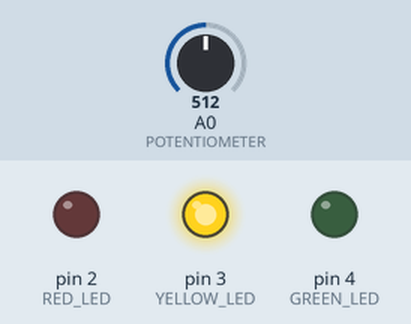
Bench run of a sketch on a simulated Arduino Uno, built with avr-gcc and run on an emulated ATmega328P. Shown: output pins drawn as LEDs (lit = HIGH). The inputs (shaded band) are chosen by the test bench; at power-on: A0 (POTENTIOMETER) = 512.

Above: at 1.2 s.
1.3 s: A0 (POTENTIOMETER) set to 427
2.8 s: A0 (POTENTIOMETER) set to 395
At 3.9 s:
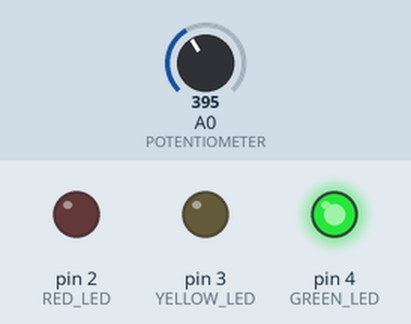
4.3 s: A0 (POTENTIOMETER) set to 900
At 5.0 s:
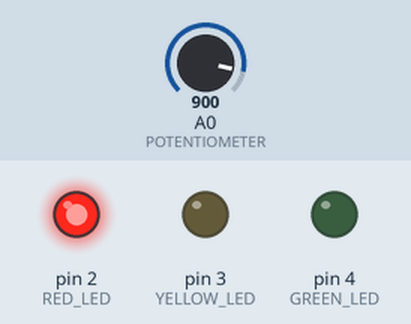
5.8 s: A0 (POTENTIOMETER) set to 837
7.3 s: A0 (POTENTIOMETER) set to 810
At 8.5 s:
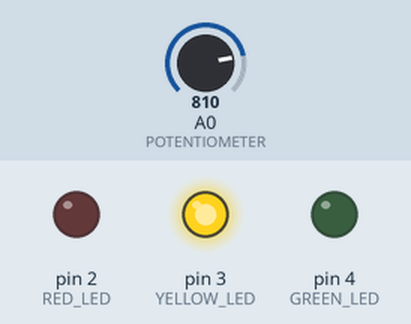
8.8 s: A0 (POTENTIOMETER) set to 1023
At 9.6 s:
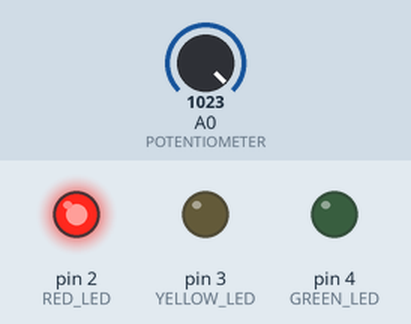
Timing chart, 0 to 11.3 s (numbered marks = the images above; inputs shaded):
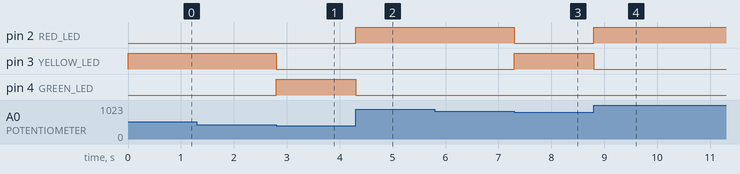

Measured:
- the behaviour switches between 410 and 409 on A0 (POTENTIOMETER) (found by bisection; images 0 and 1)
- the behaviour switches between 819 and 818 on A0 (POTENTIOMETER) (found by bisection; images 2 and 3)
- after the input at 1.3 s, every drawn part: stays the same
- after the input at 2.8 s, pin 3 (YELLOW_LED): HIGH → LOW at once; pin 4 (GREEN_LED): LOW → HIGH at once
- after the input at 4.3 s, pin 2 (RED_LED): LOW → HIGH at once; pin 4 (GREEN_LED): HIGH → LOW at once
- after the input at 5.8 s, every drawn part: stays the same
- after the input at 7.3 s, pin 2 (RED_LED): HIGH → LOW at once; pin 3 (YELLOW_LED): LOW → HIGH at once
- after the input at 8.8 s, pin 2 (RED_LED): LOW → HIGH at once; pin 3 (YELLOW_LED): HIGH → LOW at once

The sketch:

simple_potentiometer.ino
```cpp
// Define the pin numbers for the LEDs as constants
#define GREEN_LED 4
#define YELLOW_LED 3
#define RED_LED 2

// Define the pin number for the potentiometer as constants
#define POTENTIOMETER A0

void setup() {
  // Set the LEDs pins as output
  pinMode(GREEN_LED, OUTPUT);
  pinMode(YELLOW_LED, OUTPUT);
  pinMode(RED_LED, OUTPUT);
}

void loop() {
  // Read the voltage on the potentiometer
  int voltage = analogRead(POTENTIOMETER);
  // Convert the voltage to a value between 0 and 5V
  float voltageFloat = voltage * (5.0 / 1023.0);

  // Check the voltage and light up the appropriate LED
  if( voltageFloat >= 0 && voltageFloat < 2.0 ){
    digitalWrite(GREEN_LED, HIGH);
    digitalWrite(YELLOW_LED, LOW);
    digitalWrite(RED_LED, LOW);
  }
  else if( voltageFloat >= 2.1 && voltageFloat < 4.0 ){
    digitalWrite(GREEN_LED, LOW);
    digitalWrite(YELLOW_LED, HIGH);
    digitalWrite(RED_LED, LOW);
  }
  else if( voltageFloat >= 4.1 ){
    digitalWrite(GREEN_LED, LOW);
    digitalWrite(YELLOW_LED, LOW);
    digitalWrite(RED_LED, HIGH);
  }
}
```
